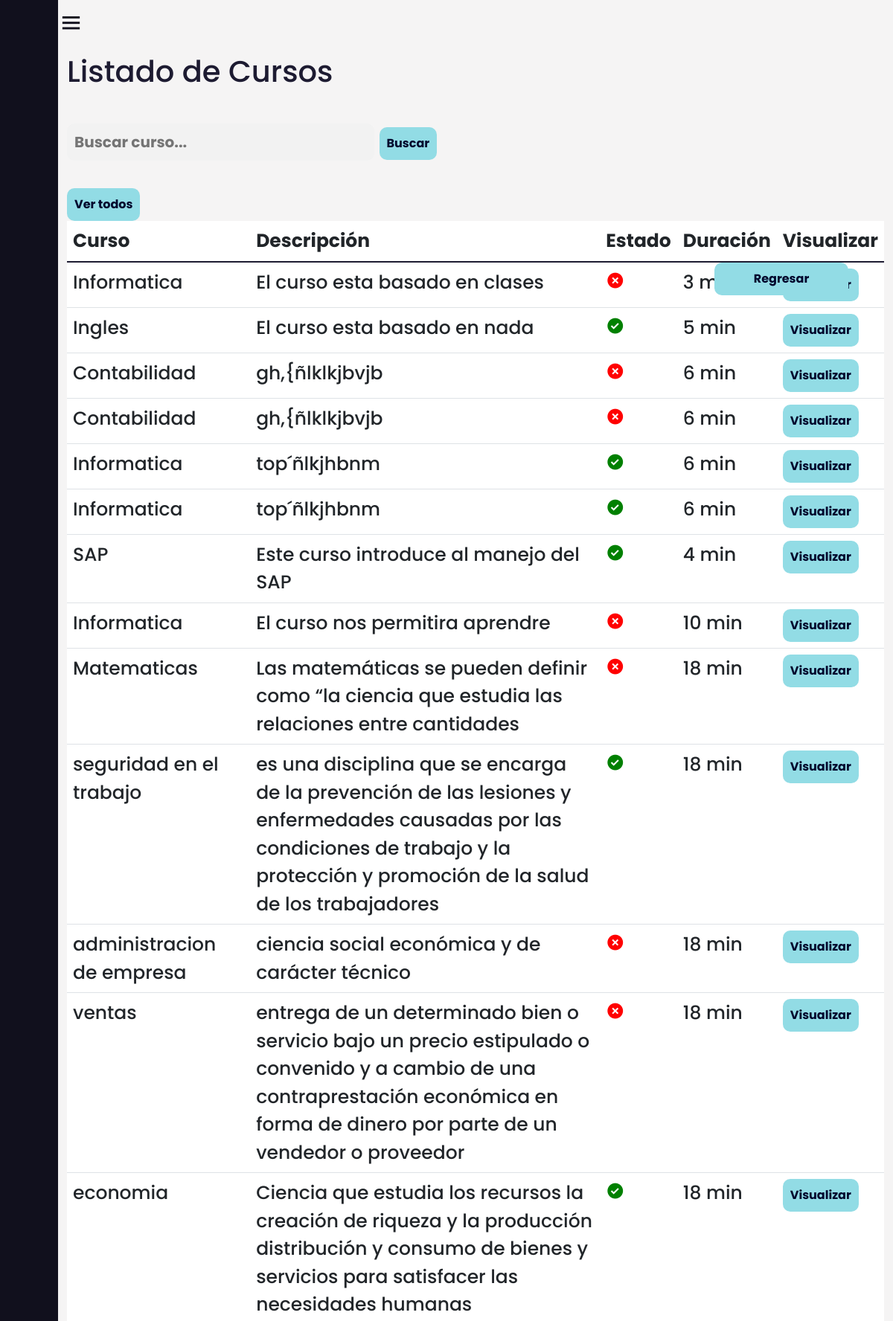
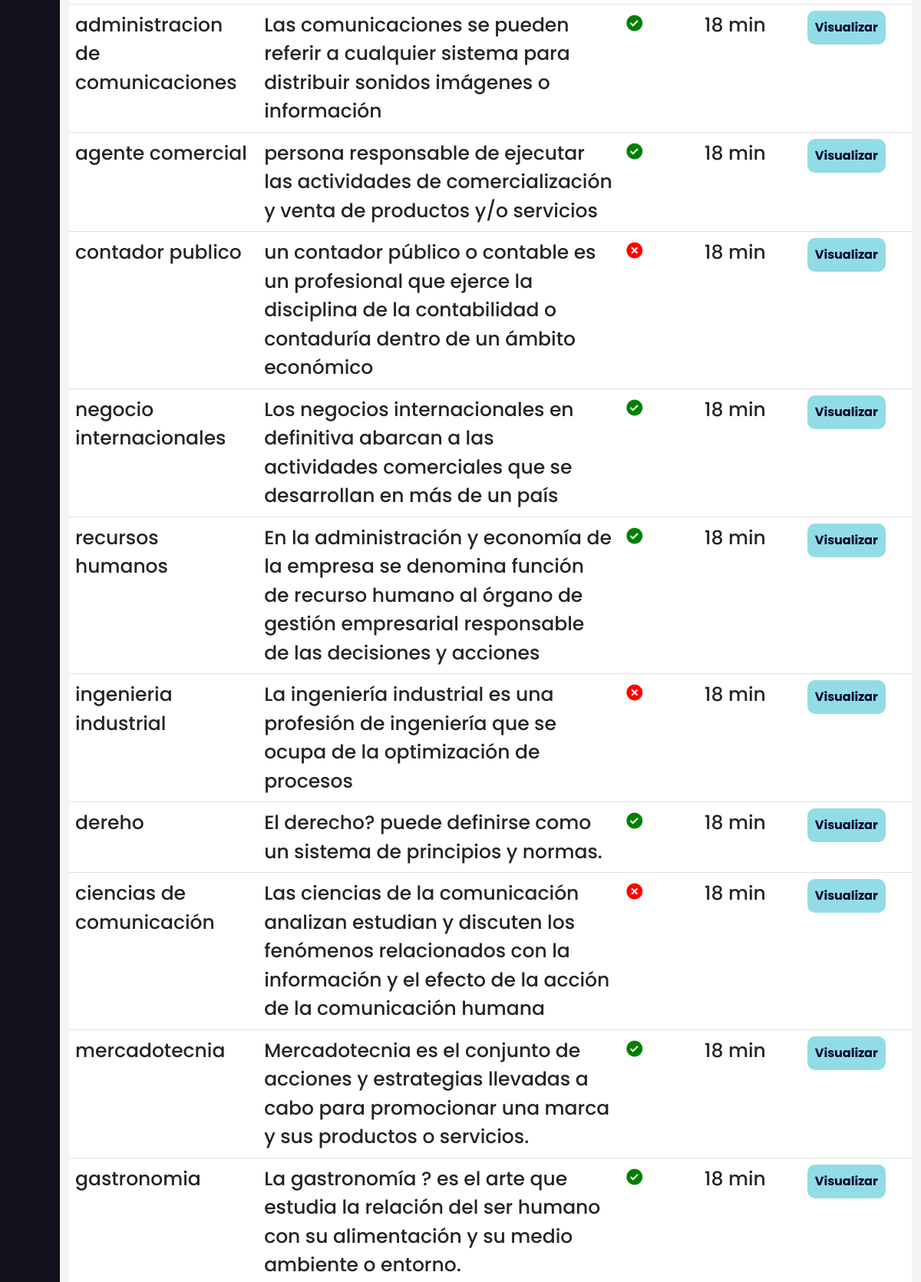
Screenshot of /filtrar/ (signed in, upper part) with the database file from the repository (2 pictures, top to bottom).
### AppCursos/models.py (models this page shows, shortened)
class Cursos(models.Model):
     nombre_curso=models.CharField(max_length=100)
     descripcion_curso = models.CharField(max_length=500)
     estado_curso= models.BooleanField(default=False)
     duracion_curso = models.IntegerField(blank=True, null=True)
     iconoCurso = models.ImageField(upload_to='IconosCurso', null=True,blank=True)
     id_cargo=models.ForeignKey(Cargo, on_delete=models.CASCADE,null=True)
     class Meta:
          verbose_name_plural = 'Cursos'

### AppCursos/views.py (the view)
# urls.py: path('filtrar/', login_required(views.filtrar), name='filtrar'),#Filtrar cursos
def filtrar(request):
    filtro = Cursos.objects.filter(nombre_curso__contains=request.GET.get('search',''))
    context = {'filtro':filtro}
    return render(request, 'Cursos/listar_cursos.html', {'listarc': filtro})

### Templates/Cursos/listar_cursos.html
{% extends 'Layout/Base.html' %}
{% load static %}
{% block content %}
<link rel="stylesheet" href="{% static 'Css/Curso.css' %}">
	<div class="home_content">
		<div class="text">
            <h1> Listado de Cursos </h1>
            <br>
            <form class="search" action="{% url 'filtrar' %}" method="GET">
                <input type="text" class="search-bar" name="search" placeholder="Buscar curso...">
                <button style="width: auto;" >Buscar</button>
            </form>
            <br>
            <a href="{% url 'listar_cursos' %}">
                <button>
                Ver todos
            </button>
            </a>
            <div class="table-responsive" >
                <table class="table table-hover " id="tablam">
                    <thead>
                        <tr>
                            <th scope="col">Curso</th>
                            <th scope="col">Descripción</th>
                            <th scope="col">Estado</th>
                            <th scope="col">Duración</th>
                            <th scope="col">Visualizar</th>
                        </tr>
                    </thead>
                    <tbody class="table-group-divider">
                        {% for curso in listarc %}
                            <tr>
                                <td scope="row">{{curso.nombre_curso}}</td>
                                <td scope="row">{{curso.descripcion_curso}}</td>
                                {% if curso.estado_curso %}
                                <td scope="row"><i class='bx bxs-check-circle' style="color:green; "></i></td>
                                {% else %}
                                <td scope="row"><i class='bx bxs-x-circle' style="color:red;"></i></td>
                                {% endif %}
                                <td scope="row">{{curso.duracion_curso}} min
                                </td>
                                <td>
                                        <a href="{% url 'ver_cursos' curso.id %}">
                                        <button  class="back3">Visualizar</button>
                                    </a>
                                </td>
                            </tr>
                    </tbody>
                    {% endfor %}
                </table>
            </div>
        </div>
    </div>
    <a href="{% url 'cursos' %}" id="back2">
		<div>
			<button class="back">Regresar</button>
		</div>
	</a>
{% endblock %}

### static/Css/Estilo.css (style rules this page uses)
body { overflow-x: hidden; }
* { margin: 0; padding: 0; box-sizing: border-box; font-family: 'Poppins', sans-serif; }

### static/Css/Curso.css (style rules this page uses)
body { margin: 0; padding: 0; box-sizing: border-box; background-color: #f2f0f0b4; overflow-y: scroll; overflow-x: hidden; }
.home_content { position: absolute; height: 100%; width: calc(100% - 78px); left: 78px; transition: all 0.5s ease; }
.home_content .text { font-size: 25px; font-weight: 500; color: #1d1b31; margin: 12px; }
button { width: 50%; padding: 10px; border: none; border-radius: 10px; background-color: #58acb4; color: #fff; font-size: 16px; font-weight: bold; cursor: pointer; }
input[type="text"], #id_duracion_curso, #id_iconoCurso, #id_numero_intentos, #id_instrucciones_evaluacion { background-color: #f2f2f2; border: none; border-radius: 10px; outline: none; padding: 10px; transition: all 0.3s ease; font-size: 20px; font-weight: bold; color: #333; }
.back { position: fixed; top: 5%; right: 5%; width: 15vw; font-size: 16px; font-weight: bold; cursor: pointer; transition: all 0.3s ease; }
button { width: auto; padding: 10px; border: none; border-radius: 10px; background-color: #92dce5; color: #00072D; font-size: 16px; font-weight: bold; cursor: pointer; transition: all 0.3s ease; }

### rows the page displays
Cursos: nombre_curso "Informatica", descripcion_curso "El curso esta basado en clases", estado_curso False (drawn), duracion_curso "3"
Cursos: nombre_curso "Ingles", descripcion_curso "El curso esta basado en nada", estado_curso True (drawn), duracion_curso "5"
Cursos: nombre_curso "Contabilidad", descripcion_curso "gh,{ñlklkjbvjb", estado_curso False (drawn), duracion_curso "6"
Cursos: nombre_curso "Contabilidad", descripcion_curso "gh,{ñlklkjbvjb", estado_curso False (drawn), duracion_curso "6"
Cursos: nombre_curso "Informatica", descripcion_curso "top´ñlkjhbnm", estado_curso True (drawn), duracion_curso "6"
Cursos: nombre_curso "Informatica", descripcion_curso "top´ñlkjhbnm", estado_curso True (drawn), duracion_curso "6"
Cursos: nombre_curso "SAP", descripcion_curso "Este curso introduce al manejo del SAP", estado_curso True (drawn), duracion_curso "4"
Cursos: nombre_curso "Informatica", descripcion_curso "El curso nos permitira aprendre", estado_curso False (drawn), duracion_curso "10"
Cursos: nombre_curso "Matematicas", descripcion_curso "Las matemáticas se pueden definir como “la ciencia que estudia las relaciones entre cantidades", estado_curso False (drawn), duracion_curso "18"
Cursos: nombre_curso "seguridad en el trabajo", descripcion_curso "es una disciplina que se encarga de la prevención de las lesiones y enfermedades causadas por las condiciones de trabajo y la protección y promoción de la salud de los trabajadores", estado_curso True (drawn), duracion_curso "18"
Cursos: nombre_curso "administracion de empresa", descripcion_curso "ciencia social económica y de carácter técnico", estado_curso False (drawn), duracion_curso "18"
Cursos: nombre_curso "ventas", descripcion_curso "entrega de un determinado bien o servicio bajo un precio estipulado o convenido y a cambio de una contraprestación económica en forma de dinero por parte de un vendedor o proveedor", estado_curso False (drawn), duracion_curso "18"
Cursos: nombre_curso "economia", descripcion_curso "Ciencia que estudia los recursos la creación de riqueza y la producción distribución y consumo de bienes y servicios para satisfacer las necesidades humanas", estado_curso True (drawn), duracion_curso "18"
Cursos: nombre_curso "administracion de comunicaciones", descripcion_curso "Las comunicaciones se pueden referir a cualquier sistema para distribuir sonidos imágenes o información", estado_curso True (drawn), duracion_curso "18"
Cursos: nombre_curso "agente comercial", descripcion_curso "persona responsable de ejecutar las actividades de comercialización y venta de productos y/o servicios", estado_curso True (drawn), duracion_curso "18"
Cursos: nombre_curso "contador publico", descripcion_curso "un contador público o contable es un profesional que ejerce la disciplina de la contabilidad o contaduría dentro de un ámbito económico", estado_curso False (drawn), duracion_curso "18"
Cursos: nombre_curso "negocio internacionales", descripcion_curso "Los negocios internacionales en definitiva abarcan a las actividades comerciales que se desarrollan en más de un país", estado_curso True (drawn), duracion_curso "18"
Cursos: nombre_curso "recursos humanos", descripcion_curso "En la administración y economía de la empresa se denomina función de recurso humano al órgano de gestión empresarial responsable de las decisiones y acciones", estado_curso True (drawn), duracion_curso "18"
Cursos: nombre_curso "ingenieria industrial", descripcion_curso "La ingeniería industrial es una profesión de ingeniería que se ocupa de la optimización de procesos", estado_curso False (drawn), duracion_curso "18"
Cursos: nombre_curso "dereho", descripcion_curso "El derecho? puede definirse como un sistema de principios y normas.", estado_curso True (drawn), duracion_curso "18"
Cursos: nombre_curso "ciencias de comunicación", descripcion_curso "Las ciencias de la comunicación analizan estudian y discuten los fenómenos relacionados con la información y el efecto de la acción de la comunicación humana", estado_curso False (drawn), duracion_curso "18"
Cursos: nombre_curso "mercadotecnia", descripcion_curso "Mercadotecnia es el conjunto de acciones y estrategias llevadas a cabo para promocionar una marca y sus productos o servicios.", estado_curso True (drawn), duracion_curso "18"
Cursos: nombre_curso "gastronomia", descripcion_curso "La gastronomía ? es el arte que estudia la relación del ser humano con su alimentación y su medio ambiente o entorno.", estado_curso True (drawn), duracion_curso "18"
